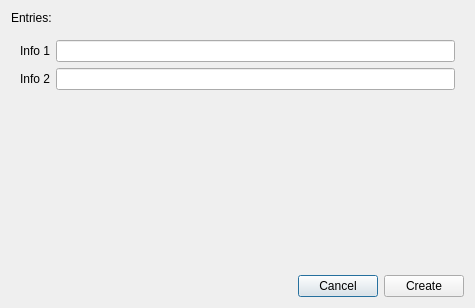
<?xml version="1.0" encoding="UTF-8"?>
<ui version="4.0">
 <class>EntryEditorDialog</class>
 <widget class="QDialog" name="EntryEditorDialog">
  <property name="geometry">
   <rect>
    <x>0</x>
    <y>0</y>
    <width>475</width>
    <height>308</height>
   </rect>
  </property>
  <property name="windowTitle">
   <string>Metadata selector</string>
  </property>
  <layout class="QVBoxLayout" name="verticalLayout">
   <item>
    <widget class="QLabel" name="m_label">
     <property name="text">
      <string>Entries:</string>
     </property>
    </widget>
   </item>
   <item>
    <widget class="QWidget" name="widget" native="true">
     <property name="sizePolicy">
      <sizepolicy hsizetype="MinimumExpanding" vsizetype="MinimumExpanding">
       <horstretch>0</horstretch>
       <verstretch>0</verstretch>
      </sizepolicy>
     </property>
     <layout class="QVBoxLayout" name="verticalLayout_2">
      <item>
       <layout class="QHBoxLayout" name="horizontalLayout_2">
        <item>
         <widget class="QLabel" name="label">
          <property name="text">
           <string>Info 1</string>
          </property>
         </widget>
        </item>
        <item>
         <widget class="QLineEdit" name="lineEdit"/>
        </item>
       </layout>
      </item>
      <item>
       <layout class="QHBoxLayout" name="horizontalLayout_3">
        <item>
         <widget class="QLabel" name="label_2">
          <property name="text">
           <string>Info 2</string>
          </property>
         </widget>
        </item>
        <item>
         <widget class="QLineEdit" name="lineEdit_2"/>
        </item>
       </layout>
      </item>
      <item>
       <spacer name="verticalSpacer">
        <property name="orientation">
         <enum>Qt::Vertical</enum>
        </property>
        <property name="sizeHint" stdset="0">
         <size>
          <width>20</width>
          <height>40</height>
         </size>
        </property>
       </spacer>
      </item>
     </layout>
    </widget>
   </item>
   <item>
    <layout class="QHBoxLayout" name="horizontalLayout">
     <item>
      <spacer name="horizontalSpacer">
       <property name="orientation">
        <enum>Qt::Horizontal</enum>
       </property>
       <property name="sizeHint" stdset="0">
        <size>
         <width>40</width>
         <height>20</height>
        </size>
       </property>
      </spacer>
     </item>
     <item>
      <widget class="QPushButton" name="m_cancel">
       <property name="text">
        <string>Cancel</string>
       </property>
      </widget>
     </item>
     <item>
      <widget class="QPushButton" name="m_create">
       <property name="text">
        <string>Create</string>
       </property>
      </widget>
     </item>
    </layout>
   </item>
  </layout>
 </widget>
 <resources/>
 <connections/>
</ui>
